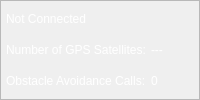
       <widget class="QFrame" name="rover_info_frame">
        <property name="sizePolicy">
         <sizepolicy hsizetype="Preferred" vsizetype="Fixed">
          <horstretch>0</horstretch>
          <verstretch>0</verstretch>
         </sizepolicy>
        </property>
        <property name="frameShape">
         <enum>QFrame::StyledPanel</enum>
        </property>
        <property name="frameShadow">
         <enum>QFrame::Raised</enum>
        </property>
        <layout class="QGridLayout" name="gridLayout_12">
         <property name="leftMargin">
          <number>5</number>
         </property>
         <property name="topMargin">
          <number>5</number>
         </property>
         <property name="rightMargin">
          <number>5</number>
         </property>
         <property name="bottomMargin">
          <number>5</number>
         </property>
         <property name="spacing">
          <number>5</number>
         </property>
         <item row="2" column="0">
          <widget class="QLabel" name="label_25">
           <property name="sizePolicy">
            <sizepolicy hsizetype="Fixed" vsizetype="Preferred">
             <horstretch>0</horstretch>
             <verstretch>0</verstretch>
            </sizepolicy>
           </property>
           <property name="styleSheet">
            <string notr="true">color: rgb(255, 255, 255);</string>
           </property>
           <property name="text">
            <string>Obstacle Avoidance Calls:</string>
           </property>
          </widget>
         </item>
         <item row="1" column="1">
          <widget class="QLabel" name="gps_numSV_label">
           <property name="styleSheet">
            <string notr="true">color: rgb(255, 255, 255);</string>
           </property>
           <property name="text">
            <string>---</string>
           </property>
          </widget>
         </item>
         <item row="0" column="0" colspan="2">
          <widget class="QLabel" name="rover_name">
           <property name="sizePolicy">
            <sizepolicy hsizetype="Preferred" vsizetype="Preferred">
             <horstretch>4</horstretch>
             <verstretch>0</verstretch>
            </sizepolicy>
           </property>
           <property name="styleSheet">
            <string notr="true">color: rgb(255, 255, 255);</string>
           </property>
           <property name="text">
            <string>Not Connected</string>
           </property>
          </widget>
         </item>
         <item row="1" column="0">
          <widget class="QLabel" name="label_24">
           <property name="sizePolicy">
            <sizepolicy hsizetype="Fixed" vsizetype="Preferred">
             <horstretch>4</horstretch>
             <verstretch>0</verstretch>
            </sizepolicy>
           </property>
           <property name="styleSheet">
            <string notr="true">color: rgb(255, 255, 255);</string>
           </property>
           <property name="text">
            <string>Number of GPS Satellites:</string>
           </property>
          </widget>
         </item>
         <item row="2" column="1">
          <widget class="QLabel" name="perc_of_time_avoiding_obstacles">
           <property name="styleSheet">
            <string notr="true">color: rgb(255, 255, 255);</string>
           </property>
           <property name="text">
            <string>0</string>
           </property>
          </widget>
         </item>
        </layout>
       </widget>
